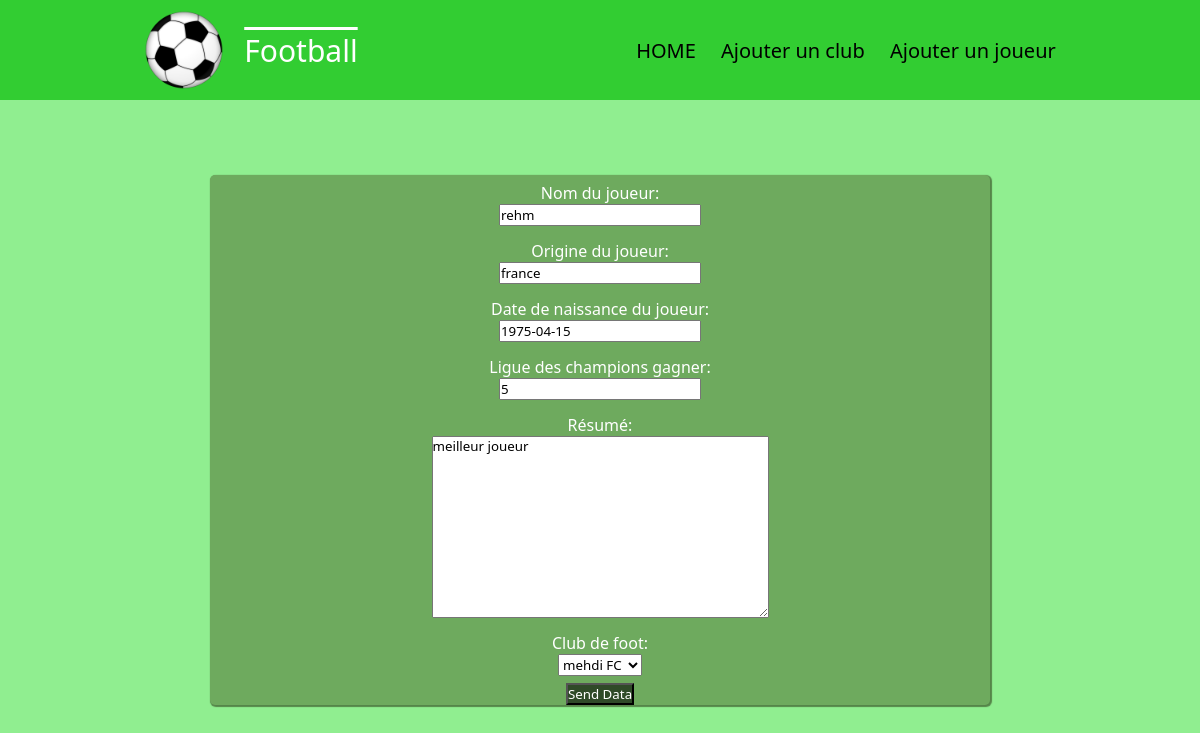
The app's page /football/update2/3/ with its own data.
### football/models.py (models this page shows, shortened)
class Joueur(models.Model):
    nom_joueur = models.CharField(max_length=100)  # défini un champs de type texte de 100 caractères maximum
    pays_joueur = models.CharField(max_length=100)
    date_naissance_joueur = models.DateField(blank=True, null=True)  # champs de type date,pouvant être null ou ne pas être rempli
    nombre_LDC = models.IntegerField(blank=False)  # champs de type entier devant être obligatoirement rempli
    resume = models.TextField(null=True, blank=True)  # champs de type text long
    club = models.ForeignKey(Club, on_delete=models.CASCADE,default= None, null=True)
    def dico(self):
        return {"nom_joueur": self.nom_joueur, "pays_joueur": self.pays_joueur,"date_naissance_joueur":self.date_naissance_joueur,"nombre_LDC": self.nombre_LDC,"resume": self.resume,"club":self.club}

### football/views.py (the view)
# urls.py: path('update2/<int:id>/',views.update2),
def update2(request, id):
    joueur = models.Joueur.objects.get(pk=id)
    jform = JoueurForm(joueur.dico())
    return render(request, "football/update2.html", {"form": jform, "id": id})

### football/forms.py
class JoueurForm(ModelForm):
    class Meta:
        model = models.Joueur
        fields = ('nom_joueur', 'pays_joueur', 'date_naissance_joueur', 'nombre_LDC','resume', 'club')
        labels = {
            'nom_joueur': _('Nom du joueur'),
            'pays_joueur': _('Origine du joueur'),
            'date_naissance_joueur': _('Date de naissance du joueur'),
            'nombre_LDC': _('Ligue des champions gagner'),
            'resume': _('Résumé'),
            'club' : _("Club de foot:")
        }

### football/models.py (called while the page is built)
    def __str__(self):
        chaine = f"{self.nom_club}"
        return chaine

### football/templates/football/update2.html (shortened to what this page needs)
{% extends "football/main.html" %}
{% block content %}
    <form method="post" action="/football/traitementupdate2/{{id}}">
    {{ form.as_ul }}
    <input type="submit" value="Send Data"/>
    </form>
{% endblock %}

### football/static/main.css (style rules this page uses)
* { box-sizing:border-box; padding:0; margin:0; font-weight:1; color:white; cursor: wait; }
body { background-color:#90EE90;font-family:system-ui,arial;display:flex;align-items:center;flex-direction:column; }
form { background-color:#6eaa5e; display:flex; justify-content:center; flex-direction:column; align-items:center; margin-top:75px; width:65vw; border-radius:5px; box-shadow:1px 1px 1px 1px #558549; }
form > li { list-style-type:none; display:flex; flex-direction:column; align-items:center; padding:7px; }
li { list-style-type:none; padding:7px; }
label { font-family:system-ui,arial; }
input[type=submit],button { background:#2f4a28; font-family:system-ui,arial; }
input[type=text],input[type=number],textarea,select,option { color:black; font-family:system-ui,arial; }

### records on screen
Joueur: nom_joueur "rehm", pays_joueur "france", date_naissance_joueur "1975-04-15", nombre_LDC "5", resume "meilleur joueur", club "mehdi FC"
